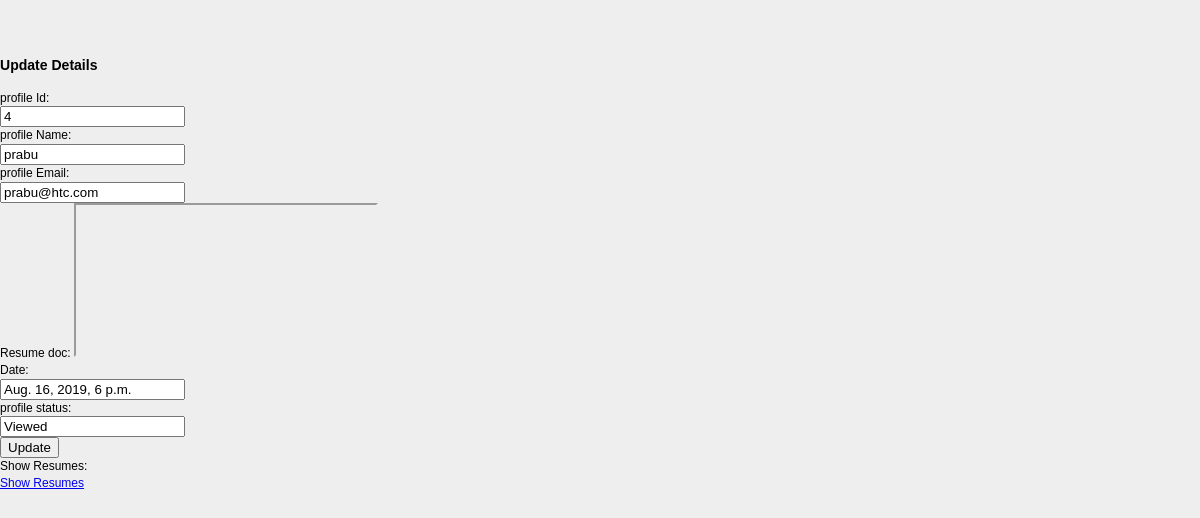
/resumesender/edit/4 (signed in), run on the app's committed database.
### resumesender/models.py (models this page shows)
class Resumeprofile(models.Model):
	candidate_name = models.CharField(max_length=200)
	candidate_mail = models.EmailField()
	resume_file = models.FileField(upload_to='documents/%d%m%Y/')
	resume_date = models.DateTimeField(auto_now_add=True)
	RESUME_STATUS = (
		('Applied', 'Applied'),
		('Viewed', 'Viewed'),
		('Accepted', 'Accepted'),
		('Rejected', 'Rejected')
	)
	resume_status = models.CharField(max_length=15, choices=RESUME_STATUS, default='Applied')
	class Meta:
		db_table = "resumeprofile"

### resumesender/views.py (the view)
# urls.py: path('edit/<int:id>', views.edit),
@login_required
def edit(request, id):
    profile = Resumeprofile.objects.get(id=id)
    return render(request,'edit.html', {'profile':profile})

### resumesender/templates/edit.html (shortened to what this page needs)
    <!DOCTYPE html>
    <html lang="en">
    <head>
        {% load staticfiles %}
        <link rel="stylesheet" href="{% static 'css/style.css' %}"/>
    </head>
    <body>
    <form method="POST" class="post-form" action="/resumesender/update/{{profile.id}}">
        <div class="container">
    <br>
        <div class="form-group row">
        <div class="col-sm-4">
        <h3>Update Details</h3>
        </div>
      </div>
        <div class="form-group row">
        <label class="col-sm-2 col-form-label">profile Id:</label>
        <div class="col-sm-4">
            <input type="text" name="id" id="id_eid" required maxlength="20" value="{{ profile.id }}"/>
        </div>
      </div>
      <div class="form-group row">
        <label class="col-sm-2 col-form-label">profile Name:</label>
        <div class="col-sm-4">
            <input type="text" name="candidate_name" id="id_name" required maxlength="100" value="{{ profile.candidate_name }}" />
        </div>
      </div>
        <div class="form-group row">
        <label class="col-sm-2 col-form-label">profile Email:</label>
        <div class="col-sm-4">
            <input type="text" name="candidate_mail" id="id_email" required maxlength="254" value="{{ profile.candidate_mail }}" />
        </div>
     <div class="form-group row">
        <label class="col-sm-2 col-form-label">Resume doc:</label>
		<iframe src="../{{ profile.resume_file }}"></iframe>
      </div>
        <div class="form-group row">
        <label class="col-sm-2 col-form-label">Date:</label>
        <div class="col-sm-4">
            <input type="text" name="resume_date" id="id_date" required maxlength="254" value="{{ profile.resume_date }}" />
        </div>
       <div class="form-group row">
        <label class="col-sm-2 col-form-label">profile status:</label>
        <div class="col-sm-4">
            <input type="text" name="resume_status" id="id_status" required maxlength="254" value="{{ profile.resume_status }}" />
        </div>
        <div class="form-group row">
        <div class="col-sm-4">
        <button type="submit" class="btn btn-success">Update</button>
        </div>
        </div>
       </div>
		<div class="form-group row">
        <label class="col-sm-2 col-form-label">Show Resumes:</label>
        <div class="col-sm-4">
           <a href="/resumesender/show">Show Resumes</a>
        </div>
      </div>
    </form>
    </body>
    </html>

### resumesender/static/css/style.css (style rules this page uses)
body { font:12px/1.4 Verdana,Arial; background:#eee; height:100%; margin:25px 0; padding:0 }

### data on the page
Resumeprofile: id "4", candidate_name "prabu", candidate_mail "prabu@htc.com", resume_date "Aug. 16, 2019, 6 p.m.", resume_status "Viewed"
